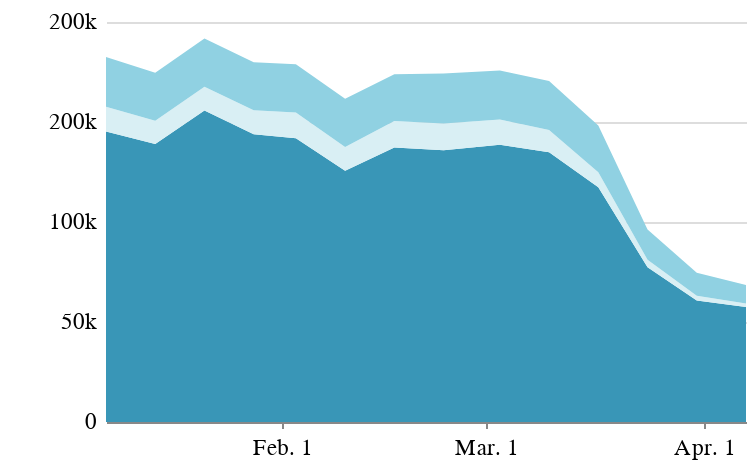

Here is the notebook cell this chart was saved with:
### Code cell
all_flights_chart_mobile = alt.Chart(flights_us_eu_global_melt).mark_area(size=4,color='#006D8F').encode(
    x=alt.X('date:T', title='', axis=alt.Axis(grid=False, tickCount=6, format='%b. %-d')),
    y=alt.Y('flights:Q', title='', axis=alt.Axis(domainOpacity=0, offset=3, tickSize=0,grid=True, tickCount=6, format='.0s'),
                             sort=alt.EncodingSortField(
                                field="location",
                                op="sum",
                                order="ascending")),
    color=alt.Color('location:N',
                   scale=alt.Scale(
            domain=['usa', 'europe', 'world'],
            range=['#90d1e2', '#d9eff4', '#3996b7']), legend=None),
).properties(width=320, height=200,
    title=''
)

all_flights_chart_mobile.configure_view(strokeOpacity=0)

### Figure 1 — Vega-Lite specification as saved in the notebook (floating-point values rounded to 4 significant figures)
{"config": {"view": {"width": 800, "height": 450, "strokeOpacity": 0}, "background": "#ffffff", "title": {"anchor": "start", "font": "Benton Gothic Bold, sans", "fontColor": "#000000", "fontSize": 22, "fontWeight": "normal"}, "arc": {"fill": "#82c6df"}, "area": {"fill": "#82c6df"}, "line": {"stroke": "#82c6df", "strokeWidth": 3}, "path": {"stroke": "#82c6df"}, "rect": {"fill": "#82c6df"}, "shape": {"stroke": "#82c6df"}, "bar": {"fill": "#82c6df"}, "point": {"stroke": "#82c6df"}, "symbol": {"fill": "#82c6df", "size": 30}, "axis": {"titleFont": "Benton Gothic Bold, sans", "titleFontSize": 13, "titleFontWeight": "normal", "labelFont": "Benton Gothic, sans", "labelFontSize": 11.5, "labelFontWeight": "normal"}, "axisX": {"labelAngle": 0, "labelPadding": 4, "tickSize": 3}, "axisY": {"labelBaseline": "middle", "maxExtent": 45, "minExtent": 45, "tickSize": 2, "titleAlign": "left", "titleAngle": 0, "titleX": -45, "titleY": -11}, "legend": {"titleFont": "Benton Gothic Bold, sans", "titleFontSize": 13, "titleFontWeight": "normal", "symbolType": "square", "labelFont": "Benton Gothic, sans", "labelFontSize": 11.5}, "range": {"category": ["#3580b1", "#ec8431", "#ab7fb4", "#c89d29", "#adc839", "#829eb1"], "diverging": ["#e68a4f", "#f4bb6a", "#f9e39c", "#dadfe2", "#a6b7c6", "#849eae"], "heatmap": ["#fbf2c7", "#f9e39c", "#f8d36e", "#f4bb6a", "#e68a4f", "#d15a40", "#ab4232"], "ordinal": ["#fbf2c7", "#f9e39c", "#f8d36e", "#f4bb6a", "#e68a4f", "#d15a40", "#ab4232"], "ramp": ["#fbf2c7", "#f9e39c", "#f8d36e", "#f4bb6a", "#e68a4f", "#d15a40", "#ab4232"]}}, "data": {"name": "data-72ba38d5c64d21ab7cd4a37215b677a0"}, "mark": {"type": "area", "color": "#006D8F", "size": 4}, "encoding": {"color": {"type": "nominal", "field": "location", "legend": null, "scale": {"domain": ["usa", "europe", "world"], "range": ["#90d1e2", "#d9eff4", "#3996b7"]}}, "x": {"type": "temporal", "axis": {"format": "%b. %-d", "grid": false, "tickCount": 6}, "field": "date", "title": ""}, "y": {"type": "quantitative", "axis": {"domainOpacity": 0, "format": ".0s", "grid": true, "offset": 3, "tickCount": 6, "tickSize": 0}, "field": "flights", "sort": {"field": "location", "op": "sum", "order": "ascending"}, "title": ""}}, "height": 200, "title": "", "width": 320, "$schema": "https://vega.github.io/schema/vega-lite/v4.0.2.json", "datasets": {"data-72ba38d5c64d21ab7cd4a37215b677a0": [{"date": "2020-01-07T00:00:00", "location": "world", "flights": 145268}, {"date": "2020-01-14T00:00:00", "location": "world", "flights": 139058}, {"date": "2020-01-21T00:00:00", "location": "world", "flights": 155799}, {"date": "2020-01-28T00:00:00", "location": "world", "flights": 143885}, {"date": "2020-02-03T00:00:00", "location": "world", "flights": 141860}, {"date": "2020-02-10T00:00:00", "location": "world", "flights": 125585}, {"date": "2020-02-17T00:00:00", "location": "world", "flights": 137220}, {"date": "2020-02-24T00:00:00", "location": "world", "flights": 135916}, {"date": "2020-03-03T00:00:00", "location": "world", "flights": 138636}, {"date": "2020-03-10T00:00:00", "location": "world", "flights": 134868}, {"date": "2020-03-17T00:00:00", "location": "world", "flights": 117324}, {"date": "2020-03-24T00:00:00", "location": "world", "flights": 77397}, {"date": "2020-03-31T00:00:00", "location": "world", "flights": 60753}, {"date": "2020-04-07T00:00:00", "location": "world", "flights": 57441}, {"date": "2020-01-07T00:00:00", "location": "europe", "flights": 12410}, {"date": "2020-01-14T00:00:00", "location": "europe", "flights": 11606}, {"date": "2020-01-21T00:00:00", "location": "europe", "flights": 11866}, {"date": "2020-01-28T00:00:00", "location": "europe", "flights": 11952}, {"date": "2020-02-03T00:00:00", "location": "europe", "flights": 12890}, {"date": "2020-02-10T00:00:00", "location": "europe", "flights": 11905}, {"date": "2020-02-17T00:00:00", "location": "europe", "flights": 13225}, {"date": "2020-02-24T00:00:00", "location": "europe", "flights": 13327}, {"date": "2020-03-03T00:00:00", "location": "europe", "flights": 12575}, {"date": "2020-03-10T00:00:00", "location": "europe", "flights": 11111}, {"date": "2020-03-17T00:00:00", "location": "europe", "flights": 7609}, {"date": "2020-03-24T00:00:00", "location": "europe", "flights": 3755}, {"date": "2020-03-31T00:00:00", "location": "europe", "flights": 2411}, {"date": "2020-04-07T00:00:00", "location": "europe", "flights": 1827}, {"date": "2020-01-07T00:00:00", "location": "usa", "flights": 24820}, {"date": "2020-01-14T00:00:00", "location": "usa", "flights": 23922}, {"date": "2020-01-21T00:00:00", "location": "usa", "flights": 24129}, {"date": "2020-01-28T00:00:00", "location": "usa", "flights": 24088}, {"date": "2020-02-03T00:00:00", "location": "usa", "flights": 24064}, {"date": "2020-02-10T00:00:00", "location": "usa", "flights": 24147}, {"date": "2020-02-17T00:00:00", "location": "usa", "flights": 23407}, {"date": "2020-02-24T00:00:00", "location": "usa", "flights": 24961}, {"date": "2020-03-03T00:00:00", "location": "usa", "flights": 24553}, {"date": "2020-03-10T00:00:00", "location": "usa", "flights": 24497}, {"date": "2020-03-17T00:00:00", "location": "usa", "flights": 23294}, {"date": "2020-03-24T00:00:00", "location": "usa", "flights": 15072}, {"date": "2020-03-31T00:00:00", "location": "usa", "flights": 11495}, {"date": "2020-04-07T00:00:00", "location": "usa", "flights": 9191}]}}
